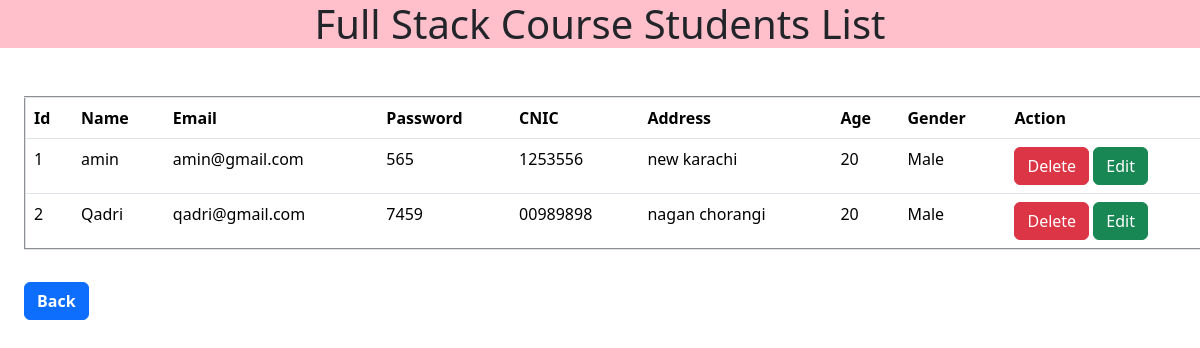
/fullstack.php, run on the app's committed database.
### tables this page shows
CREATE TABLE `students` (
  `id` int(11) NOT NULL,
  `name` varchar(255) DEFAULT NULL,
  `email` varchar(255) DEFAULT NULL,
  `password` varchar(255) DEFAULT NULL,
  `CNIC` varchar(255) DEFAULT NULL,
  `address` varchar(255) DEFAULT NULL,
  `age` int(11) DEFAULT NULL,
  `gender` varchar(255) DEFAULT NULL,
  `role` varchar(255) DEFAULT NULL,
  `status` varchar(255) DEFAULT 'unverified',
  `date` timestamp NOT NULL DEFAULT current_timestamp() ON UPDATE current_timestamp(),
  `course_id` int(11) NOT NULL
);

### fullstack.php (the view, shortened to what this page needs)
<?php
$con = mysqli_connect("localhost", "root", "", "join_checking");
$course_name = 'fullstack';
?>
<!doctype html>
<html lang="en">
<head>
    <link href="https://cdn.jsdelivr.net/npm/bootstrap@5.0.2/dist/css/bootstrap.min.css" rel="stylesheet">
    <link rel="stylesheet" href="css/bootstrap.min.css">
</head>
<body>
<center><h1 style="background-color: pink;">Full Stack Course Students List</h1></center>
<table class="table mt-5 m-4" border="2px">
    <tr>
        <th>Id</th>
        <th>Name</th>
        <th>Email</th>
        <th>Password</th>
        <th>CNIC</th>
        <th>Address</th>
        <th>Age</th>
        <th>Gender</th>
        <th>Action</th>
    </tr>
<?php
$query = mysqli_query($con, "SELECT students.*, course.Course_name
                             FROM students
                             JOIN course ON students.course_id = course.id
                             WHERE course.Course_name = '$course_name'");
if (mysqli_num_rows($query) > 0) {
    $sno = 1;
    foreach ($query as $data) {
        ?>
        <tr>
            <td><?php echo $sno ?></td>
            <td><?php echo $data['name']?></td>
            <td><?php echo $data['email']?></td>
            <td><?php echo $data['password']?></td>
            <td><?php echo $data['CNIC']?></td>
            <td><?php echo $data['address']?></td>
            <td><?php echo $data['age']?></td>
            <td><?php echo $data['gender']?></td>
            <td>
                <button class="btn btn-danger"
                data-bs-toggle="modal" data-bs-target="#deleteUser_<?php echo $data['id'] ?>">
                Delete</button>
                <button class="btn btn-success" data-bs-toggle="modal"
                data-bs-target="#editUser_<?php echo $data['id'] ?>">Edit</button>
            </td>
        </tr>
        <?php
        $sno++;
    }
} else {
    ?>
    <tr>
        <td colspan="10">Data Not Available Yet!</td>
    </tr>
    <?php
}
?>
</table>
<form>
    <button class="btn btn-primary m-4 mt-2" type="button">
        <a href="tpublic.php?student-list" style="text-decoration: none; color: white; font-weight: bold;">Back</a>
    </button>
</form>
</body>
</html>

### data on the page
students: name "amin", email "amin@gmail.com", password "565", CNIC "1253556", address "new karachi", age "20", gender "Male"
students: name "Qadri", email "qadri@gmail.com", password "7459", CNIC "00989898", address "nagan chorangi", age "20", gender "Male"
